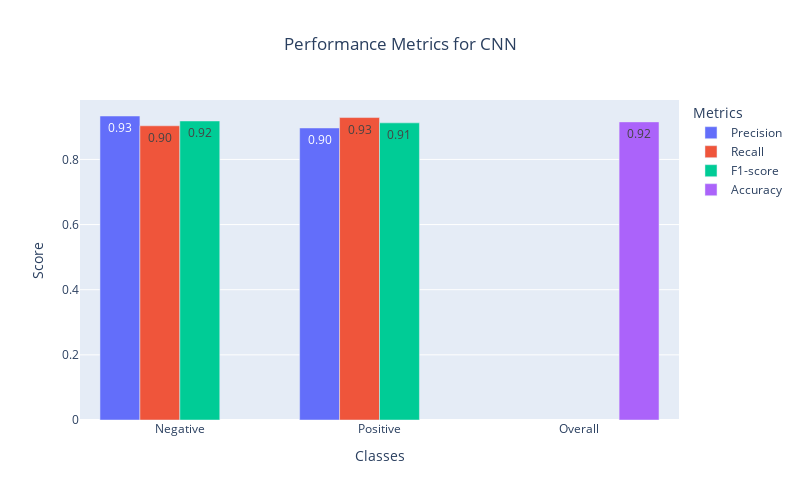

The notebook cell this image was saved under:
### Code cell
import plotly.graph_objects as go

metrics = ["precision", "recall", "f1-score"]
classes = ["Negative", "Positive"]
values = {metric: [report[cls][metric] for cls in classes] for metric in metrics}
overall_accuracy = report["accuracy"]

print("Performance Metrics:")
print(f"Overall Accuracy: {overall_accuracy:.2f}")
for metric in metrics:
    for cls, value in zip(classes, values[metric]):
        print(f"{metric.capitalize()} for {cls}: {value:.2f}")

fig = go.Figure()

for metric in metrics:
    fig.add_trace(
        go.Bar(
            x=classes,
            y=values[metric],
            name=metric.capitalize(),
            text=[f"{v:.2f}" for v in values[metric]], 
            textposition="auto", 
            hovertemplate=f"{metric.capitalize()}: %{{y:.2f}}"  
        )
    )

fig.add_trace(
    go.Bar(
        x=["Overall"],
        y=[overall_accuracy],
        name="Accuracy",
        text=[f"{overall_accuracy:.2f}"],  
        textposition="auto",  
        hovertemplate="Accuracy: %{y:.2f}"  
    )
)

fig.update_layout(
    title="Performance Metrics for CNN",
    xaxis_title="Classes",
    yaxis_title="Score",
    barmode="group",
    legend_title="Metrics",
    title_x=0.5,
    height=500,
    width=800,
    hovermode="x unified", 
)

fig.show()

### Figure 1 — Plotly figure (JSON) as saved in the notebook; plotly's stock layout.template omitted (floating-point values rounded to 4 significant figures)
{"data": [{"hovertemplate": "Precision: %{y:.2f}", "name": "Precision", "text": ["0.93", "0.90"], "textposition": "auto", "type": "bar", "x": ["Negative", "Positive"], "y": [0.9333, 0.8966]}, {"hovertemplate": "Recall: %{y:.2f}", "name": "Recall", "text": ["0.90", "0.93"], "textposition": "auto", "type": "bar", "x": ["Negative", "Positive"], "y": [0.9032, 0.9286]}, {"hovertemplate": "F1-score: %{y:.2f}", "name": "F1-score", "text": ["0.92", "0.91"], "textposition": "auto", "type": "bar", "x": ["Negative", "Positive"], "y": [0.918, 0.9123]}, {"hovertemplate": "Accuracy: %{y:.2f}", "name": "Accuracy", "text": ["0.92"], "textposition": "auto", "type": "bar", "x": ["Overall"], "y": [0.9153]}], "layout": {"barmode": "group", "height": 500, "hovermode": "x unified", "legend": {"title": {"text": "Metrics"}}, "title": {"text": "Performance Metrics for CNN", "x": 0.5}, "width": 800, "xaxis": {"autorange": true, "range": [-0.5, 2.5], "title": {"text": "Classes"}, "type": "category"}, "yaxis": {"autorange": true, "range": [0, 0.9825], "title": {"text": "Score"}, "type": "linear"}}}
